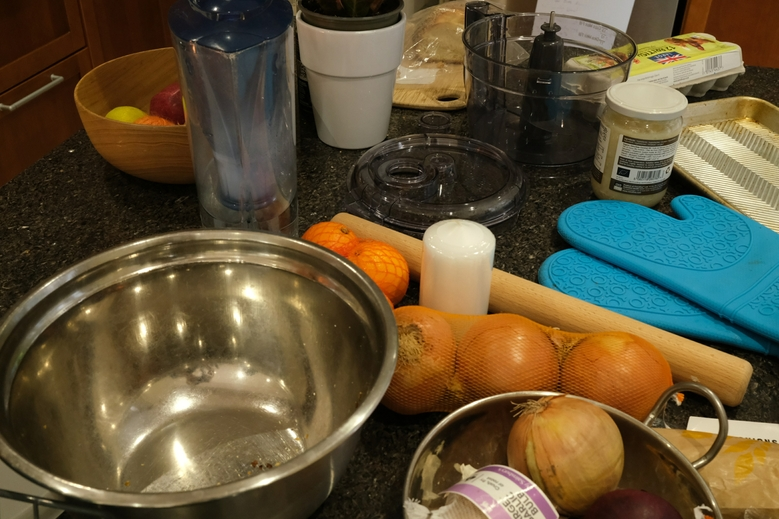
#> input picture mipnerf_counter_images4/00000/3_gt.png, 779 x 519 px, found by its file name; its folder holds 5 pictures in this run; the run also reads 1 picture not shown here
$ python analyze_isolate.py
#> lines starting #> are read from the running program, lines starting #| are printed output that depends on the picture; after the words box and inside, x2 and y2 are one past the last pixel; in counts of white or black regions, pixels touching at a corner belong together
import os, numpy as np
from PIL import Image
import cv2
from scipy.ndimage import gaussian_filter

ROOT=r"D:\Thesis\All\mipnerf_counter_images4"; OUT=r"D:\Thesis\All\analysis_out"
os.makedirs(OUT,exist_ok=True)
folders=["00000","00001","00002"]
def load(p): return np.array(Image.open(p).convert("RGB")).astype(np.float64)

def ssim_map(pred,gt):
    pg=cv2.cvtColor(pred.astype(np.float32),cv2.COLOR_RGB2GRAY)
    gg=cv2.cvtColor(gt.astype(np.float32),cv2.COLOR_RGB2GRAY)
    C1=(0.01*255)**2;C2=(0.03*255)**2
    mu1=cv2.GaussianBlur(pg,(11,11),1.5);mu2=cv2.GaussianBlur(gg,(11,11),1.5)
    s1=cv2.GaussianBlur(pg*pg,(11,11),1.5)-mu1**2
    s2=cv2.GaussianBlur(gg*gg,(11,11),1.5)-mu2**2
    s12=cv2.GaussianBlur(pg*gg,(11,11),1.5)-mu1*mu2
    return ((2*mu1*mu2+C1)*(2*s12+C2))/((mu1**2+mu2**2+C1)*(s1+s2+C2))

print("="*95)
print("A) SSIM by luminance region (higher=better). dark<64, mid 64-180, bright>180")
print("="*95)
print(f"{'folder':8} {'render':12} {'dark':>7} {'mid':>7} {'bright':>7} {'global':>7}")
for fld in folders:
    d=os.path.join(ROOT,fld);gt=load(os.path.join(d,"3_gt.png"))
    gl=cv2.cvtColor(gt.astype(np.float32),cv2.COLOR_RGB2GRAY)
    dark=gl<64;mid=(gl>=64)&(gl<=180);bright=gl>180
#> after `dark = gl < 64`:
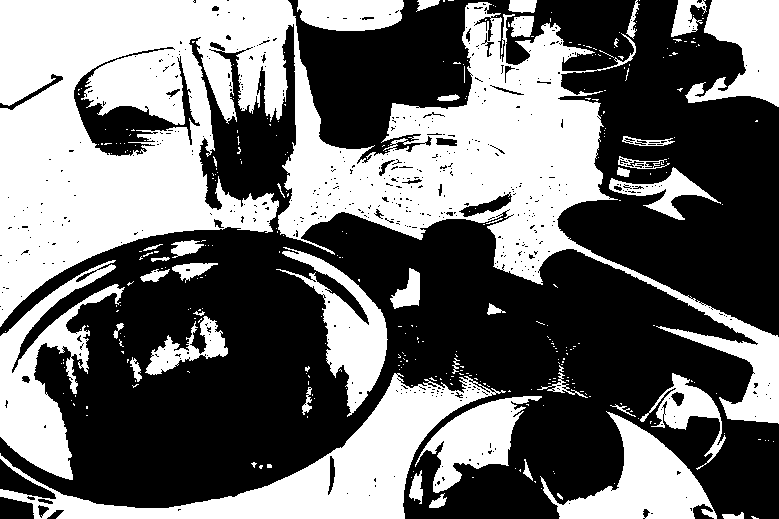
#> dark: shape (519, 779) bool; 43.3% white; 338 white regions (295 under 20 px), largest, box (x1, y1, x2, y2) and area: (0, 0, 779, 424) 107127, (0, 373, 506, 519) 18300, (0, 260, 125, 480) 9807
#> after `mid = (gl >= 64) & (gl <= 180)`: mid: shape (519, 779) bool; 52.2% white; 566 black regions (486 under 20 px), largest, box (x1, y1, x2, y2) and area: (0, 0, 779, 443) 110621, (0, 373, 506, 519) 18450, (0, 260, 125, 480) 9807
#> after `bright = gl > 180`: bright: shape (519, 779) bool; 4.5% white; 255 white regions (205 under 20 px), largest, box (x1, y1, x2, y2) and area: (607, 45, 741, 114) 3500, (425, 220, 495, 272) 2660, (674, 145, 779, 232) 1800
    for n in ["2_spec_gauss.png","2_fastgs.png"]:
        sm=ssim_map(load(os.path.join(d,n)),gt)
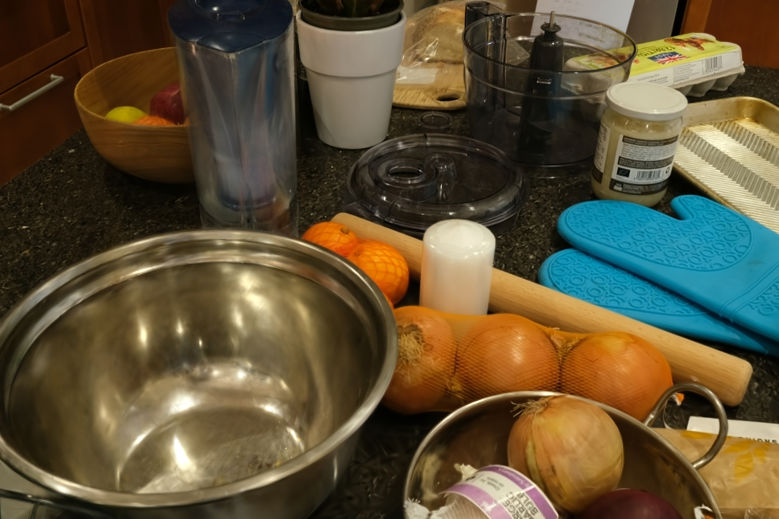
#> input picture mipnerf_counter_images4/00000/2_spec_gauss.png, 779 x 519 px, found by its file name
#> in ssim_map, `s12=cv2.GaussianBlur(pg*gg,(11,11),1.5)-mu1*mu2`:
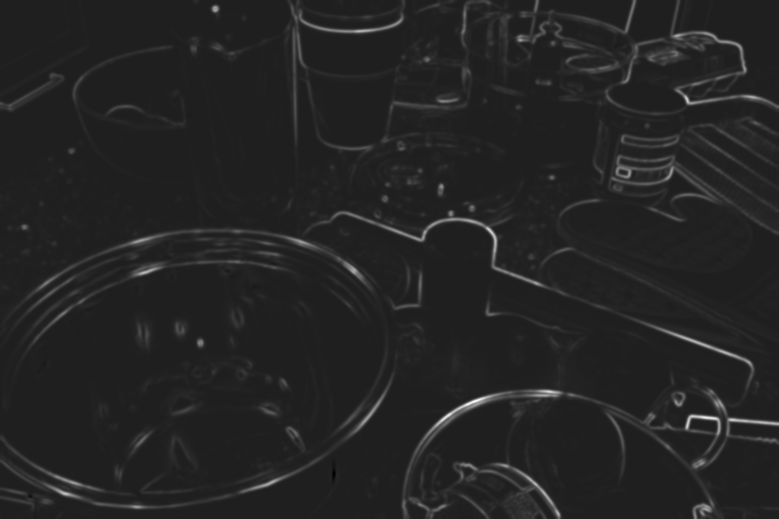
#> s12: shape (519, 779) float32; min -1021, max 7298.7, mean 175.7; drawn with min black and max white
        print(f"{fld:8} {n.replace('2_','').replace('.png',''):12} {sm[dark].mean():7.3f} {sm[mid].mean():7.3f} {sm[bright].mean():7.3f} {sm.mean():7.3f}")
#| 00000    spec_gauss     0.919   0.900   0.880   0.907
    print()
#> pass 2 of the loop `for fld in folders:`:
#| 00001    spec_gauss     0.919   0.900   0.880   0.907

print("="*95)
print("B) SPECULAR-LAYER DECOMPOSITION  (spec = render - diffuse ; gt_spec = gt - diffuse)")
print("   evaluated on highlight mask = top 5% of |gt_spec|")
print("   gain a* = optimal global brightness scale that best matches render_spec to gt_spec")
print("   E_total split: magnitude%% (fixable by brightness)  vs  structural%% (blur/misplaced)")
print("="*95)
print(f"{'folder':8} {'render':12} {'gain_a*':>8} {'NCC':>6} {'magnitude%':>11} {'structural%':>12} {'energyRatio':>12}")
for fld in folders:
    d=os.path.join(ROOT,fld)
    gt=load(os.path.join(d,"3_gt.png"));dif=load(os.path.join(d,"1_diffuse.png"))
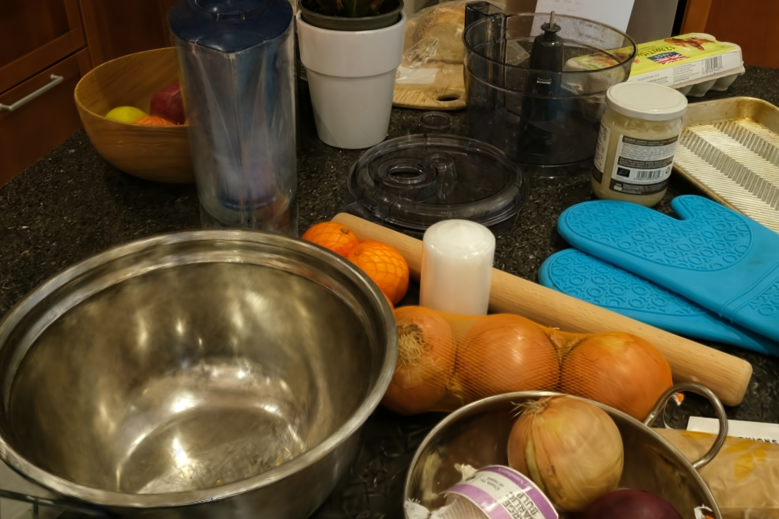
#> input picture mipnerf_counter_images4/00000/1_diffuse.png, 779 x 519 px, found by its file name
    gts=gt-dif
    mag=np.abs(gts).mean(axis=2);thr=np.percentile(mag,95);hl=mag>=thr
#> after `mag = np.abs(gts).mean(axis=2)`:
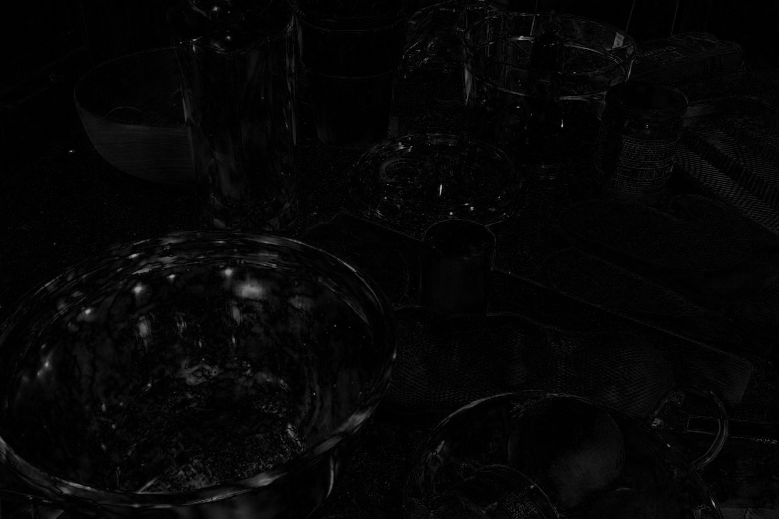
#> mag: shape (519, 779) float64; min 0, max 188.3, mean 6.2
#> after `thr = np.percentile(mag, 95)`: thr = 19.67
#> after `hl = mag >= thr`: hl: shape (519, 779) bool; 5.1% white; 1977 white regions (1832 under 20 px), largest, box (x1, y1, x2, y2) and area: (0, 436, 105, 498) 923, (219, 266, 271, 301) 869, (203, 496, 257, 519) 654
    for n in ["2_spec_gauss.png","2_fastgs.png"]:
        rs=load(os.path.join(d,n))-dif
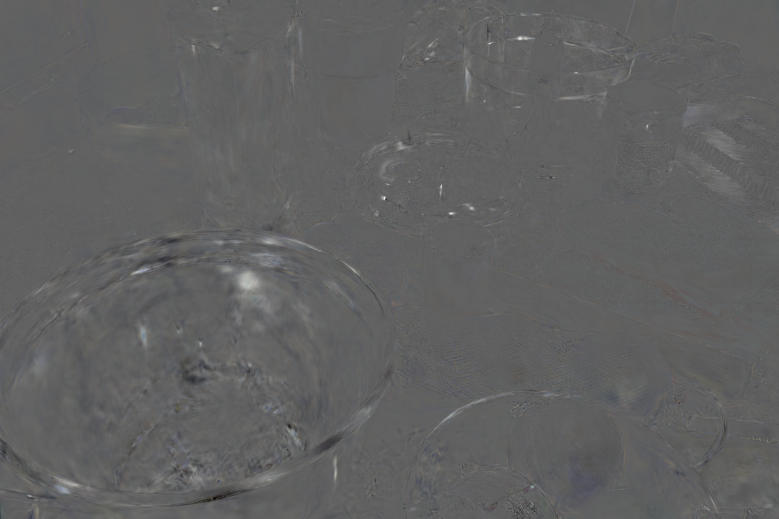
#> rs: shape (519, 779, 3) float64; mean R, G, B 0.2, 0.4, 0.6; drawn with min black and max white
        a=rs[hl];b=gts[hl]
        a_flat=a.ravel();b_flat=b.ravel()
        gain=np.dot(a_flat,b_flat)/np.dot(a_flat,a_flat)
#> gain = 1.15
        ncc=np.dot(a_flat-a_flat.mean(),b_flat-b_flat.mean())/(np.linalg.norm(a_flat-a_flat.mean())*np.linalg.norm(b_flat-b_flat.mean()))
#> ncc = 0.679
        E_total=np.sum((a_flat-b_flat)**2)
#> E_total = 47879595
        E_struct=np.sum((gain*a_flat-b_flat)**2)
#> E_struct = 47051791.3
        magnitude=100*(E_total-E_struct)/E_total
#> magnitude = 1.73
        structural=100*E_struct/E_total
#> structural = 98.27
        energyRatio=np.sum(np.abs(a))/np.sum(np.abs(b))  # <1 = render produces less specular energy
#> energyRatio = 0.493
        print(f"{fld:8} {n.replace('2_','').replace('.png',''):12} {gain:8.3f} {ncc:6.3f} {magnitude:11.1f} {structural:12.1f} {energyRatio:12.3f}")
#| 00000    spec_gauss      1.153  0.679         1.7         98.3        0.493
    print()
#> pass 2 of the loop `for fld in folders:`:
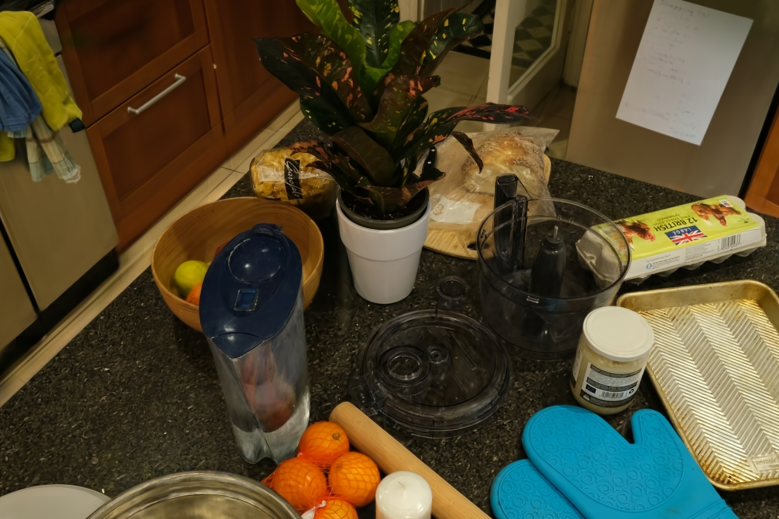
#> input picture mipnerf_counter_images4/00001/1_diffuse.png, 779 x 519 px, found by its file name
#> `mag = np.abs(gts).mean(axis=2)`:
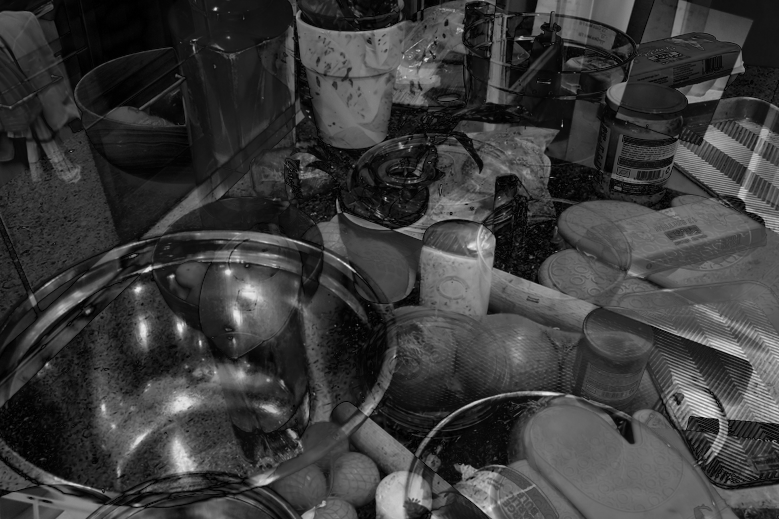
#> mag: shape (519, 779) float64; min 0, max 239.3, mean 59
#> thr = 127.3
#> `hl = mag >= thr`:
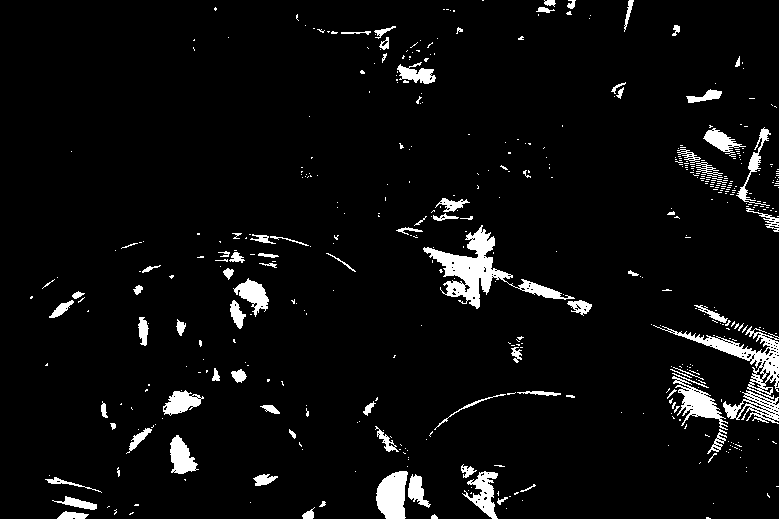
#> hl: shape (519, 779) bool; 5% white; 495 white regions (408 under 20 px), largest, box (x1, y1, x2, y2) and area: (423, 225, 575, 309) 3054, (653, 325, 779, 399) 1801, (376, 471, 408, 519) 1170
#> gain = 1.01
#> ncc = 0.994
#> E_total = 17094493
#> E_struct = 16786868.6
#> magnitude = 1.8
#> structural = 98.2
#> energyRatio = 0.977
#| 00001    spec_gauss      1.015  0.994         1.8         98.2        0.977

print("="*95)
print("C) BLUR TEST: find Gaussian sigma where blur(gt_spec, s) best matches render_spec (highlight px)")
print("   larger best-sigma => render applied MORE blur to specular. err_gain = how much blur reduces err")
print("="*95)
sigmas=[0,0.5,1,1.5,2,2.5,3,4,5]
#> sigmas = [0, 0.5, 1, 1.5, 2, 2.5, 3, 4, 5]
print(f"{'folder':8} {'render':12} {'best_sigma':>10} {'rawErr':>8} {'bestErr':>8} {'err_drop%':>9}")
for fld in folders:
    d=os.path.join(ROOT,fld)
    gt=load(os.path.join(d,"3_gt.png"));dif=load(os.path.join(d,"1_diffuse.png"))
    gts=gt-dif
    mag=np.abs(gts).mean(axis=2);thr=np.percentile(mag,95);hl=mag>=thr
    for n in ["2_spec_gauss.png","2_fastgs.png"]:
        rs=load(os.path.join(d,n))-dif
        errs=[]
        for s in sigmas:
            gb=gts if s==0 else np.stack([gaussian_filter(gts[...,c],s) for c in range(3)],axis=2)
            errs.append(np.sqrt(((rs[hl]-gb[hl])**2).mean()))
#> this loop made 9 passes
#> s on passes 2 to 9: 0.5, 1, 1.5, 2, 2.5, 3, 4, 5
#> after the loop, errs = [27.85, 25.81, 22.79, 21.17, 20.11, 19.38, 18.87, 18.27, 18.04]
        errs=np.array(errs);bi=errs.argmin()
#> after `bi = errs.argmin()`: bi = 8
        drop=100*(errs[0]-errs[bi])/errs[0]
#> drop = 35.23
        print(f"{fld:8} {n.replace('2_','').replace('.png',''):12} {sigmas[bi]:10.1f} {errs[0]:8.2f} {errs[bi]:8.2f} {drop:9.1f}")
#| 00000    spec_gauss          5.0    27.85    18.04      35.2
    print()
#> pass 2 of the loop `for fld in folders:`:
#> the loop `for s in sigmas:` made 9 passes

# Visualize: GT specular layer vs each render specular layer (folder 00000), normalized
fld="00000";d=os.path.join(ROOT,fld)
#> after `fld = '00000'`: fld = '00000'
gt=load(os.path.join(d,"3_gt.png"));dif=load(os.path.join(d,"1_diffuse.png"))
def norm(x):
    x=np.abs(x).mean(axis=2);return np.clip(x/30*255,0,255).astype(np.uint8)
panels=[("GT_spec",norm(gt-dif)),
        ("spec_gauss_spec",norm(load(os.path.join(d,"2_spec_gauss.png"))-dif)),
        ("fastgs_spec",norm(load(os.path.join(d,"2_fastgs.png"))-dif))]
hs=[cv2.applyColorMap(p,cv2.COLORMAP_INFERNO) for _,p in panels]
gap=np.full((hs[0].shape[0],8,3),255,np.uint8)
combo=np.hstack([hs[0],gap,hs[1],gap,hs[2]])
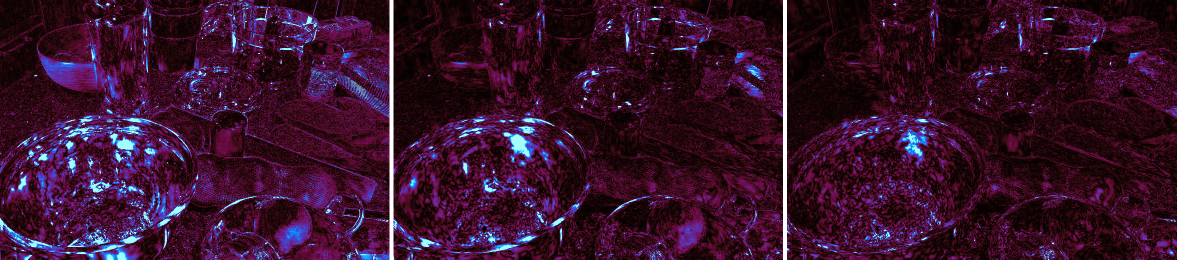
#> combo: shape (519, 2353, 3) (shown at 1/2 size); mean of channels 0, 1, 2 54.5, 17.5, 42; drawn as R, G, B
cv2.imwrite(os.path.join(OUT,"00000_speclayer_GT_spec_fast.png"),combo)
print("saved 00000_speclayer_GT_spec_fast.png  (GT | spec_gauss | fastgs specular energy)")
